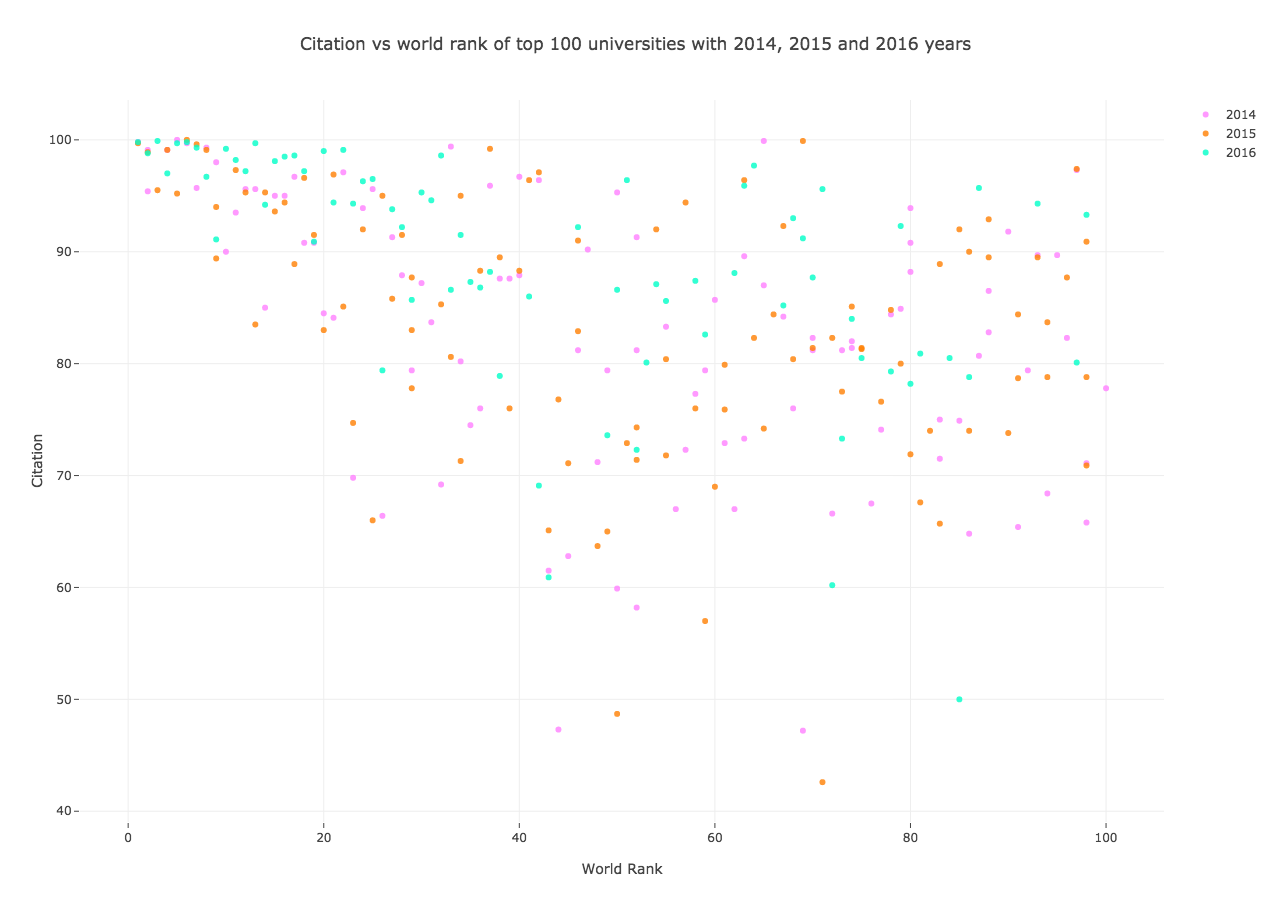

Source code (Python):

#l3_scatterplot.py

# data from
# https://github.com/arnaudbenard/university-ranking/blob/master/timesData.csv


import plotly.graph_objs as go
from plotly.tools import FigureFactory as FF

import numpy as np
import pandas as pd
import scipy

import plotly.plotly as py
import plotly.figure_factory

# generated at https://plot.ly/settings/api
py.sign_in('adonea','2i7tqPLIVD6kI9nJ3EFM')

#Let us import a dataset to perform our statistics. We will be looking at the consumption of alcohol by country in 2010.

data = pd.read_csv('timesData.csv')

# information about timesData
#data.info()

# prepare data frames
df2014 = data[data.year == 2014].iloc[:100,:]
df2015 = data[data.year == 2015].iloc[:100,:]
df2016 = data[data.year == 2016].iloc[:100,:]
# import graph objects as "go"
import plotly.graph_objs as go


# creating trace1
trace1 =go.Scatter(
                    x = df2014.world_rank,
                    y = df2014.citations,
                    mode = "markers",
                    name = "2014",
                    marker = dict(color = 'rgba(255, 128, 255, 0.8)'),
                    text= df2014.university_name)
# creating trace2
trace2 =go.Scatter(
                    x = df2015.world_rank,
                    y = df2015.citations,
                    mode = "markers",
                    name = "2015",
                    marker = dict(color = 'rgba(255, 128, 2, 0.8)'),
                    text= df2015.university_name)
# creating trace3
trace3 =go.Scatter(
                    x = df2016.world_rank,
                    y = df2016.citations,
                    mode = "markers",
                    name = "2016",
                    marker = dict(color = 'rgba(0, 255, 200, 0.8)'),
                    text= df2016.university_name)
data = [trace1, trace2, trace3]
layout = dict(title = 'Citation vs world rank of top 100 universities with 2014, 2015 and 2016 years',
              xaxis= dict(title= 'World Rank',ticklen= 5,zeroline= False),
              yaxis= dict(title= 'Citation',ticklen= 5,zeroline= False)
             )
fig = dict(data = data, layout = layout)

py.plot(fig)
